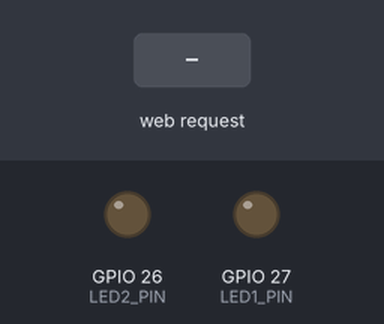
A sketch run on a simulated ESP32. Shown: output pins drawn as LEDs (lit = HIGH). Inputs (shaded band) come from the test bench. What the sketch prints to the serial monitor is not drawn.

Above: at 1.2 s.
1.3 s: HTTP request GET /led1/on received
At 2.1 s:
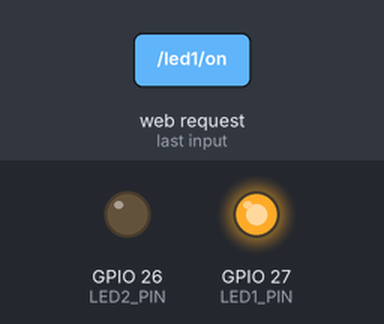
2.8 s: HTTP request GET /led2/on received
At 3.3 s:
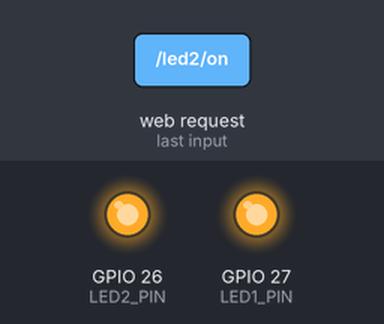
4.3 s: HTTP request GET /led1/off received
At 5.5 s:
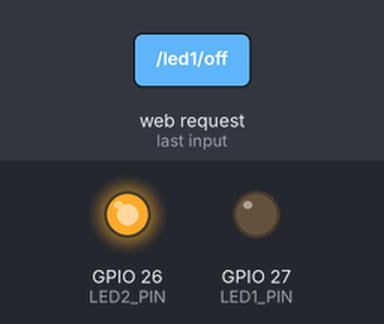
5.8 s: HTTP request GET /led2/off received
At 6.7 s:
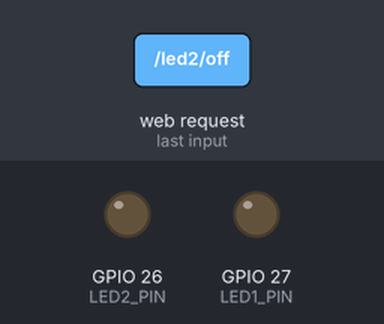
Timing chart, 0 to 8.3 s (numbered marks = the images above; inputs shaded):
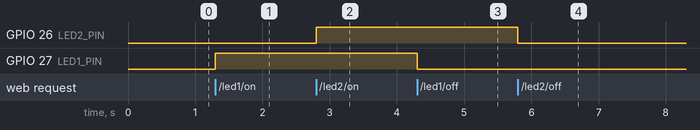

Measured:
- after the input at 1.3 s, GPIO 27 (LED1_PIN): LOW → HIGH at once
- after the input at 2.8 s, GPIO 26 (LED2_PIN): LOW → HIGH at once
- after the input at 4.3 s, GPIO 27 (LED1_PIN): HIGH → LOW at once
- after the input at 5.8 s, GPIO 26 (LED2_PIN): HIGH → LOW at once

The sketch:

sketch_sep30a.ino
```cpp
#include <WiFi.h>
#include <WebServer.h>
#include <DHT.h>

#define DHTPIN 4
#define DHTTYPE DHT11

#define LED1_PIN 27
#define LED2_PIN 26
#define SWITCH_PIN 25

DHT dht(DHTPIN, DHTTYPE);
WebServer server(80);

// ================= WIFI =================

const char* ssid = "FomosSnake";
const char* password = "4949494949";

// ================= LED STATUS =================

bool led1State = false;
bool led2State = false;


// ================= WEB PAGE =================

String webpage() {

  String html = R"rawliteral(

<!DOCTYPE html>
<html>

<head>

<meta name="viewport" content="width=device-width, initial-scale=1">

<title>ESP32 DHT11</title>

<style>

* {
  box-sizing: border-box;
}

body {
  margin: 0;
  padding: 15px;
  background: #000000;
  color: white;
  font-family: Arial, sans-serif;
}

h1 {
  text-align: center;
  font-size: 28px;
  margin: 10px 0 20px 0;
  color: white;
}

.box {
  background: #111111;
  border: 1px solid #333333;
  border-radius: 18px;
  padding: 18px;
  margin: 15px auto;
  max-width: 380px;
  text-align: center;
  box-shadow: 0 0 15px rgba(255,255,255,0.08);
}

h2 {
  margin-top: 0;
  margin-bottom: 15px;
  font-size: 24px;
}


/* ================= GAUGE ================= */

.gauge {
  width: 180px;
  height: 180px;
  border-radius: 50%;
  margin: auto;

  display: flex;
  justify-content: center;
  align-items: center;

  background:
    conic-gradient(
      #00aaff 0deg,
      #333333 0deg
    );
}

.gauge-inner {
  width: 130px;
  height: 130px;

  background: #111111;

  border-radius: 50%;

  display: flex;
  justify-content: center;
  align-items: center;

  flex-direction: column;
}

.value {
  font-size: 38px;
  font-weight: bold;
  color: white;
}

.unit {
  font-size: 20px;
  color: #bbbbbb;
}


/* ================= BUTTON ================= */

button {
  width: 110px;
  padding: 12px;
  margin: 5px;

  border: none;
  border-radius: 10px;

  font-size: 18px;
  font-weight: bold;

  cursor: pointer;
}

.on {
  background: #00c853;
  color: white;
}

.off {
  background: #d50000;
  color: white;
}


/* ================= STATUS ================= */

.status {
  margin-top: 12px;
  font-size: 20px;
  font-weight: bold;
}

</style>

</head>


<body>


<h1>ESP32 DHT11</h1>


<!-- ================= TEMPERATURE ================= -->

<div class="box">

<h2>Temperature</h2>

<div class="gauge" id="tempGauge">

  <div class="gauge-inner">

    <div class="value" id="tempValue">
      --
    </div>

    <div class="unit">
      C
    </div>

  </div>

</div>

</div>


<!-- ================= LED 1 ================= -->

<div class="box">

<h2>LED 1</h2>

<button class="on" onclick="led1On()">
ON
</button>

<button class="off" onclick="led1Off()">
OFF
</button>

<div class="status" id="led1Status">
LED1: OFF
</div>

</div>


<!-- ================= HUMIDITY ================= -->

<div class="box">

<h2>Humidity</h2>

<div class="gauge" id="humGauge">

  <div class="gauge-inner">

    <div class="value" id="humValue">
      --
    </div>

    <div class="unit">
      %
    </div>

  </div>

</div>

</div>


<!-- ================= LED 2 ================= -->

<div class="box">

<h2>LED 2</h2>

<button class="on" onclick="led2On()">
ON
</button>

<button class="off" onclick="led2Off()">
OFF
</button>

<div class="status" id="led2Status">
LED2: OFF
</div>

</div>


<script>


// ================= UPDATE DATA =================

function updateData() {

  fetch('/data')

  .then(response => response.json())

  .then(data => {

    // ================= TEMPERATURE =================

    let temp = Math.round(data.temperature);

    document.getElementById(
      "tempValue"
    ).innerHTML = temp;

    let tempAngle =
      (temp / 60) * 360;

    document.getElementById(
      "tempGauge"
    ).style.background =

      "conic-gradient(" +
      "#00aaff " +
      tempAngle +
      "deg, #333333 " +
      tempAngle +
      "deg)";


    // ================= HUMIDITY =================

    let hum = Math.round(data.humidity);

    document.getElementById(
      "humValue"
    ).innerHTML = hum;

    let humAngle =
      (hum / 100) * 360;

    document.getElementById(
      "humGauge"
    ).style.background =

      "conic-gradient(" +
      "#00e676 " +
      humAngle +
      "deg, #333333 " +
      humAngle +
      "deg)";


    // ================= LED 1 =================

    if (data.led1 == 1) {

      document.getElementById(
        "led1Status"
      ).innerHTML = "LED1: ON";

    } else {

      document.getElementById(
        "led1Status"
      ).innerHTML = "LED1: OFF";

    }


    // ================= LED 2 =================

    if (data.led2 == 1) {

      document.getElementById(
        "led2Status"
      ).innerHTML = "LED2: ON";

    } else {

      document.getElementById(
        "led2Status"
      ).innerHTML = "LED2: OFF";

    }

  });

}


// ================= LED 1 =================

function led1On() {

  fetch('/led1/on');

}

function led1Off() {

  fetch('/led1/off');

}


// ================= LED 2 =================

function led2On() {

  fetch('/led2/on');

}

function led2Off() {

  fetch('/led2/off');

}


// อัปเดตข้อมูลทุก 1 วินาที

setInterval(updateData, 1000);

updateData();

</script>


</body>

</html>

)rawliteral";

  return html;
}


// ================= ROOT =================

void handleRoot() {

  server.send(
    200,
    "text/html",
    webpage()
  );

}


// ================= LED 1 ON =================

void led1On() {

  led1State = true;

  digitalWrite(
    LED1_PIN,
    HIGH
  );

  server.send(
    200,
    "text/plain",
    "LED1 ON"
  );

}


// ================= LED 1 OFF =================

void led1Off() {

  led1State = false;

  digitalWrite(
    LED1_PIN,
    LOW
  );

  server.send(
    200,
    "text/plain",
    "LED1 OFF"
  );

}


// ================= LED 2 ON =================

void led2On() {

  led2State = true;

  digitalWrite(
    LED2_PIN,
    HIGH
  );

  server.send(
    200,
    "text/plain",
    "LED2 ON"
  );

}


// ================= LED 2 OFF =================

void led2Off() {

  led2State = false;

  digitalWrite(
    LED2_PIN,
    LOW
  );

  server.send(
    200,
    "text/plain",
    "LED2 OFF"
  );

}


// ================= SENSOR DATA =================

void sendData() {

  float temperature =
    dht.readTemperature();

  float humidity =
    dht.readHumidity();


  if (isnan(temperature)) {
    temperature = 0;
  }

  if (isnan(humidity)) {
    humidity = 0;
  }


  String data = "{";

  data += "\"temperature\":";
  data += temperature;

  data += ",";

  data += "\"humidity\":";
  data += humidity;

  data += ",";

  data += "\"led1\":";

  if (led1State) {
    data += "1";
  } else {
    data += "0";
  }

  data += ",";

  data += "\"led2\":";

  if (led2State) {
    data += "1";
  } else {
    data += "0";
  }

  data += "}";


  server.send(
    200,
    "application/json",
    data
  );

}


// ================= SETUP =================

void setup() {

  Serial.begin(115200);

  dht.begin();


  pinMode(
    LED1_PIN,
    OUTPUT
  );

  pinMode(
    LED2_PIN,
    OUTPUT
  );

  pinMode(
    SWITCH_PIN,
    INPUT_PULLUP
  );


  // เริ่มต้นให้ LED ดับ

  digitalWrite(
    LED1_PIN,
    LOW
  );

  digitalWrite(
    LED2_PIN,
    LOW
  );


  // ================= WIFI =================

  WiFi.mode(WIFI_AP);

  WiFi.softAP(
    ssid,
    password
  );


  Serial.println();

  Serial.println(
    "ESP32 WiFi Started"
  );

  Serial.print(
    "WiFi Name: "
  );

  Serial.println(
    ssid
  );

  Serial.print(
    "Password: "
  );

  Serial.println(
    password
  );

  Serial.print(
    "IP Address: "
  );

  Serial.println(
    WiFi.softAPIP()
  );


  // ================= WEB SERVER =================

  server.on(
    "/",
    handleRoot
  );

  server.on(
    "/led1/on",
    led1On
  );

  server.on(
    "/led1/off",
    led1Off
  );

  server.on(
    "/led2/on",
    led2On
  );

  server.on(
    "/led2/off",
    led2Off
  );

  server.on(
    "/data",
    sendData
  );


  server.begin();


  Serial.println(
    "Web Server Started"
  );

}


// ================= LOOP =================

void loop() {

  server.handleClient();

}
```
